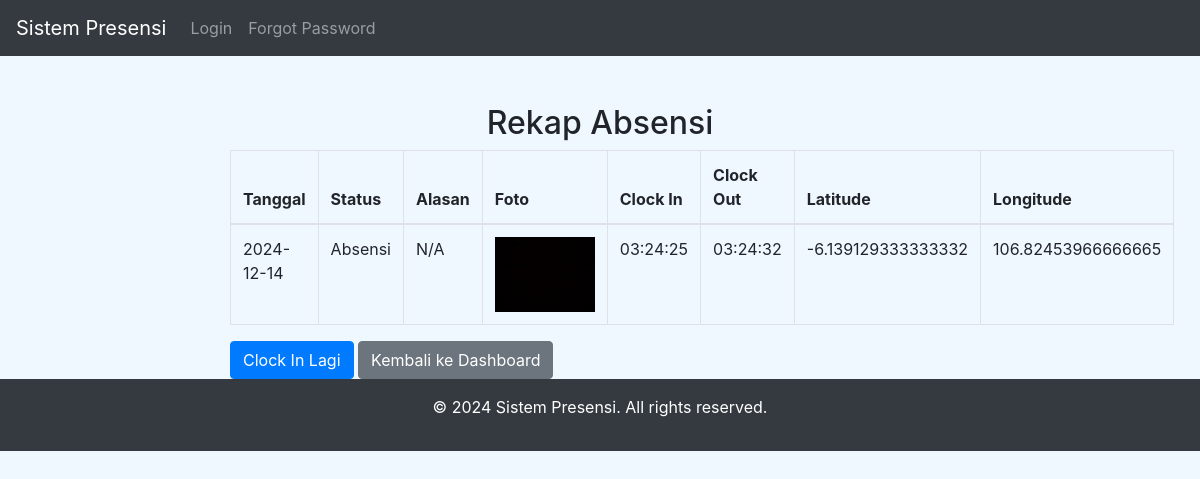
The page /user/recap (signed in) on the database as committed earlier.
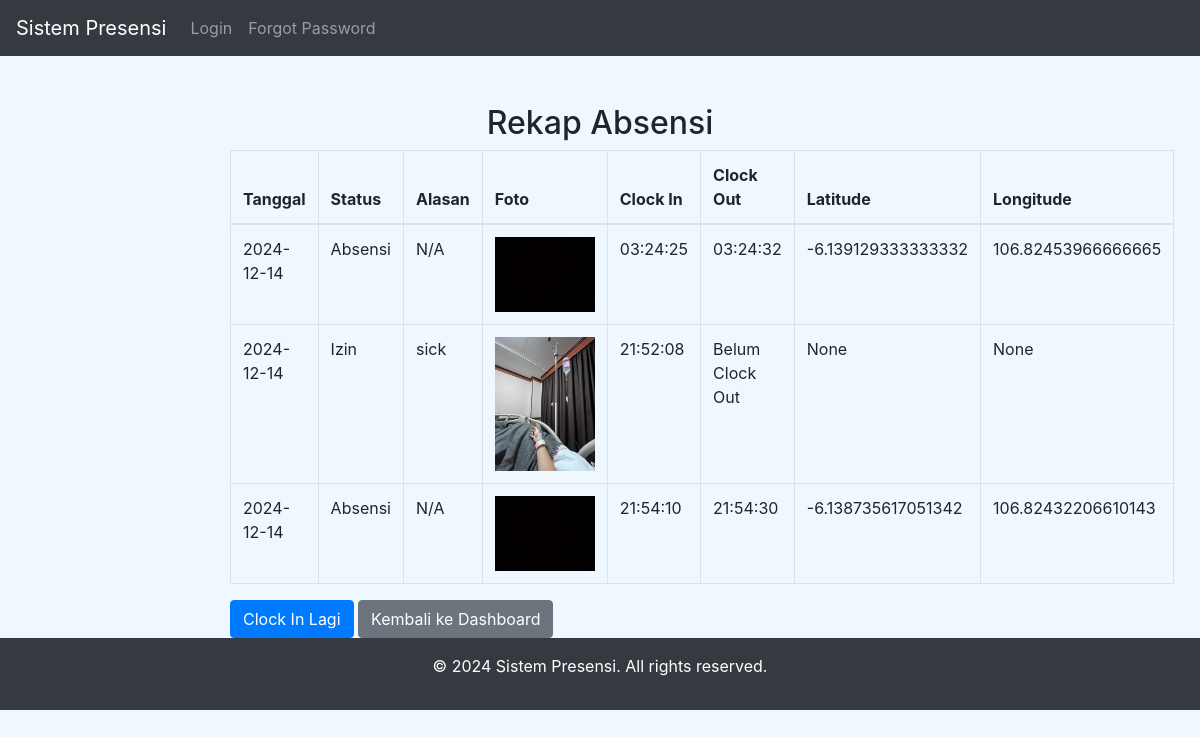
The same page on the database as committed later.
### app/models.py (models this page shows, shortened)
class Attendance(db.Model):
    __tablename__ = 'attendance'
    id = db.Column(db.Integer, primary_key=True)
    employee_id = db.Column(db.Integer, db.ForeignKey('employees.user_id'), nullable=False)
    status = db.Column(db.Enum(AttendanceStatus), nullable=False, default=AttendanceStatus.ALPHA)
    date = db.Column(db.DateTime, nullable=False)
    time = db.Column(db.DateTime, nullable=False)
    time_out = db.Column(db.DateTime)
    photo = db.Column(db.Text)
    latitude = db.Column(db.Float)
    longitude = db.Column(db.Float)
    reason = db.Column(db.Text)
    employee = db.relationship('Employee', back_populates='attendances', lazy=True)

### app/routes/user_routes.py (the view, shortened to what this page needs)
@user_bp.route('/recap', methods=['GET'])
@login_required
def recap():
    attendance_records = Attendance.query.filter_by(employee_id=current_user.id).all()
    logging.info(f"User  {current_user.id} accessed their attendance recap. Found {len(attendance_records)} records.")  # Logging saat mengakses recap
    return render_template('employee/recap.html', attendance_records=attendance_records, AttendanceStatus=AttendanceStatus)

### run.py (called while the page is built)
@app.teardown_appcontext
def shutdown_session(exception=None):
    db.session.remove()  # Pastikan session dibersihkan setelah setiap request

### app/templates/employee/recap.html (shortened to what this page needs)
{% extends "layout.html" %}
{% block content %}
<div class="container mt-5">
    <h2 class="text-center">Rekap Absensi</h2>
    <table class="table table-bordered">
        <thead>
            <tr>
                <th>Tanggal</th>
                <th>Status</th>
                <th>Alasan</th>
                <th>Foto</th>
                <th>Clock In</th>
                <th>Clock Out</th>
                <th>Latitude</th>
                <th>Longitude</th>
            </tr>
        </thead>
        <tbody>
            {% for record in attendance_records %}
            <tr>
                <td>{{ record.date.strftime('%Y-%m-%d') }}</td>
                <td>{{ 'Izin' if record.status == AttendanceStatus.IJIN else 'Absensi' }}</td>
                <td>{{ record.reason if record.reason else 'N/A' }}</td>
                <td>
                    {% if record.photo %}
                        <img src="{{ url_for('static', filename='uploads/' + record.photo) }}" alt="Foto" width="100">
                    {% else %}
                        <p>Tidak ada foto yang diunggah.</p>
                    {% endif %}
                </td>
                <td>{{ record.time.strftime('%H:%M:%S') }}</td>
                <td>{{ record.time_out.strftime('%H:%M:%S') if record.time_out else 'Belum Clock Out' }}</td>
                <td>{{ record.latitude }}</td>
                <td>{{ record.longitude }}</td>
            </tr>
            {% endfor %}
        </tbody>
    </table>
    <a href="{{ url_for('user_bp.clock_in') }}" class="btn btn-primary">Clock In Lagi</a>
    <a href="{{ url_for('user_bp.user_dashboard') }}" class="btn btn-secondary">Kembali ke Dashboard</a>
</div>
{% endblock %}

### app/templates/layout.html (shortened to what this page needs)
<!DOCTYPE html>
<html lang="id">
<head>
    <link rel="stylesheet" href="https://stackpath.bootstrapcdn.com/bootstrap/4.5.2/css/bootstrap.min.css">
</head>
<body>
    <nav class="navbar navbar-expand-lg navbar-dark bg-dark">
        <a class="navbar-brand" href="{{ url_for('home.home') }}">Sistem Presensi</a>
        <div class="collapse navbar-collapse">
            <ul class="navbar-nav ml - **Item**:
                <li class="nav-item">
                    <a class="nav-link" href="{{ url_for('auth_bp.login') }}">Login</a>
                <li class="nav-item">
                    <a class="nav-link" href="{{ url_for('auth_bp.forgot_password') }}">Forgot Password</a>
                </li>
            </ul>
        </div>
    </nav>
    <div class="container mt-4">
        {% block content %}{% endblock %}
    </div>
    <footer class="bg-dark text-white text-center py-3">
        <p>&copy; 2024 Sistem Presensi. All rights reserved.</p>
    </footer>
</body>
</html>

### app/templates/layout.html (style rules this page uses)
body { background-color: #f0f8ff; }
.container { max-width: 800px; margin: 0 auto; }

Rows that differ between the two databases and show on the page:
added Attendance: date "2024-12-14", status "Izin", reason "sick", photo (picture), time "21:52:08", time_out "Belum Clock Out", latitude "None", longitude "None"
added Attendance: date "2024-12-14", status "Absensi", reason "N/A", photo (picture), time "21:54:10", time_out "21:54:30", latitude "-6.138735617051342", longitude "106.82432206610143"
